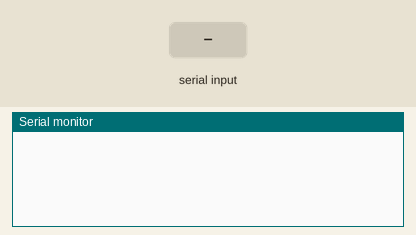
Recording of a sketch running on a simulated Arduino Uno, built with avr-gcc and run on an emulated ATmega328P. Parts: the last lines printed to the serial monitor. The inputs (shaded band) are chosen by the test bench. The modem accepts every AT command (registered, SIM ready, sends succeed) and sends nothing else.

Above: at 4.3 s.
4.4 s: "AT+\n" received over the second serial link
6.1 s: "+HTTPREAD:\n" received over the second serial link
At 9.2 s:
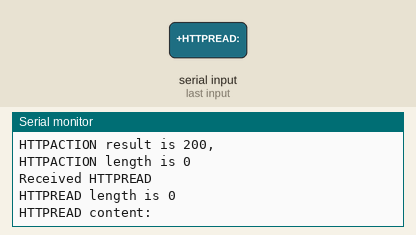
9.4 s: "AT+SAPBR=3,1\n" received over the second serial link
At 12.0 s:
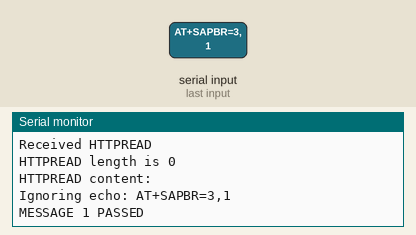
12.7 s: "+HTTPACTION:\n" received over the second serial link
15.1 s: "AT+HTTPINIT\n" received over the second serial link
At 17.4 s:
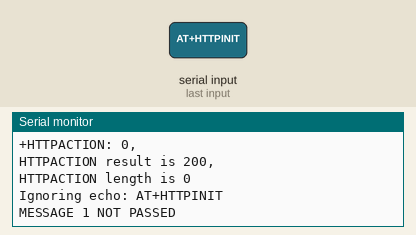
17.8 s: "AT+HTTPPARA\n" received over the second serial link
At 20.2 s:
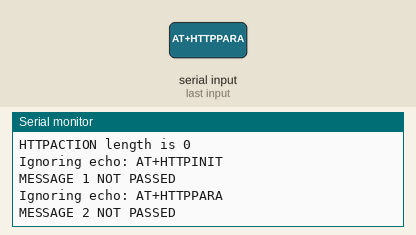

Measured:
- after the input at 6.1 s, the serial monitor: prints a new line after 2.3 s (image 1)
- after the input at 9.4 s, the serial monitor: prints a new line after 2.1 s (image 2)
- after the input at 15.1 s, the serial monitor: prints a new line after 1.2 s (image 3)
- after the input at 17.8 s, the serial monitor: prints a new line after 1.5 s (image 4)

The sketch:

GPRS_SENDING.ino
```cpp
int counterMultiplier = 0;

#include <SoftwareSerial.h>

SoftwareSerial gsmSerial(2, 3); // RX, TX

bool printStatus = false;
bool readData = true;
bool dataCapture = true;
String dataRX;

char buffer[80];
byte pos = 0;
int contentLength = 0;
int updateInterval = 10000;

String msg1, msg2, msg3, msg4;
int msgCount = 1;
int passCount = 0;
int sendCountTh = 3;
unsigned long currentMillis2;
unsigned long previousMillis2;
String timeBuffer = "0";

enum _parseState {
  PS_DETECT_MSG_TYPE,

  PS_IGNORING_COMMAND_ECHO,

  PS_HTTPACTION_TYPE,
  PS_HTTPACTION_RESULT,
  PS_HTTPACTION_LENGTH,

  PS_HTTPREAD_LENGTH,
  PS_HTTPREAD_CONTENT
};

byte parseState = PS_DETECT_MSG_TYPE;


void resetBuffer() {
  memset(buffer, 0, sizeof(buffer));
  pos = 0;
}

void parseATText(byte b) {

 //GSM.begin(9600);

  buffer[pos++] = b;

  if ( pos >= sizeof(buffer) )
    resetBuffer(); // just to be safe


  /* // Detailed debugging
   Serial.println();
   Serial.print("state = ");
   Serial.println(state);
   Serial.print("b = ");
   Serial.println(b);
   Serial.print("pos = ");
   Serial.println(pos);
   Serial.print("buffer = ");
   Serial.println(buffer); */

  switch (parseState) {
  case PS_DETECT_MSG_TYPE:
    {

      if ( b == '\n' )
        resetBuffer();
      else {
        if ( pos == 3 && strcmp(buffer, "AT+") == 0 ) {
          parseState = PS_IGNORING_COMMAND_ECHO;
        }
        else if ( b == ':' ) {
          //Serial.print("Checking message type: ");
          //Serial.println(buffer);

          if ( strcmp(buffer, "+HTTPACTION:") == 0 ) {
            Serial.println("Received HTTPACTION");
            parseState = PS_HTTPACTION_TYPE;
          }
          else if ( strcmp(buffer, "+HTTPREAD:") == 0 ) {
            Serial.println("Received HTTPREAD");
            parseState = PS_HTTPREAD_LENGTH;
          }
          resetBuffer();
        }
      }
    }
    break;

  case PS_IGNORING_COMMAND_ECHO:
    {

      if ( b == '\n' ) {

        Serial.print("Ignoring echo: ");
        Serial.println(buffer);
        if(msgCount == 1){
          msg1 = String(buffer);
          //Serial.print("MSG1: ");
          //Serial.println(msg1);
          String parsedMsg_1 = msg1.substring(0, 12);
          //Serial.print("PARSED MSG1: ");
          //Serial.println(parsedMsg_1);
          if(parsedMsg_1.equals("AT+SAPBR=3,1")){
            Serial.println("MESSAGE 1 PASSED");
            passCount = passCount + 1;
          }
          else {
            Serial.println("MESSAGE 1 NOT PASSED");
          }
        }
        else if(msgCount == 2){
          msg2 = String(buffer);
          //Serial.print("MSG2: ");
          //Serial.println(msg2);
          String parsedMsg_2 = msg2.substring(0, 12);
          //Serial.print("PARSED MSG2: ");
          //Serial.println(parsedMsg_2);
          if(parsedMsg_2.equals("AT+SAPBR=1,1")){
            Serial.println("MESSAGE 2 PASSED");
            passCount = passCount + 1;
          }
          else {
            Serial.println("MESSAGE 2 NOT PASSED");
          }

        }
        else if(msgCount == 3){
          msg3 = String(buffer);
         // Serial.print("MSG3: ");
          //Serial.println(msg3);
          String parsedMsg_3 = msg3.substring(0, 11);
          //Serial.print("PARSED MSG3: ");
          //Serial.println(parsedMsg_3);
          if(parsedMsg_3.equals("AT+HTTPINIT")){
            Serial.println("MESSAGE 3 PASSED");
            passCount = passCount + 1;
          }
          else {
            Serial.println("MESSAGE 3 NOT PASSED");
          }
        }
        else if(msgCount == 4){
          msg4 = String(buffer);
          //Serial.print("MSG4: ");
          //Serial.println(msg4);

          String parsedMsg_4 = msg4.substring(0, 11);
          //Serial.print("PARSED MSG4: ");
          //Serial.println(parsedMsg_4);

          if(parsedMsg_4.equals("AT+HTTPPARA")){
            Serial.println("MESSAGE 4 PASSED");
            passCount = passCount + 1;
          }
          else {
            Serial.println("MESSAGE 4 NOT PASSED");
          }

        }

        parseState = PS_DETECT_MSG_TYPE;
        resetBuffer();
        msgCount++;
      }
    }
    break;

  case PS_HTTPACTION_TYPE:
    {
      if ( b == ',' ) {
        Serial.print("HTTPACTION type is ");
        Serial.println(buffer);
        parseState = PS_HTTPACTION_RESULT;
        resetBuffer();
      }
    }
    break;

  case PS_HTTPACTION_RESULT:
    {
      if ( b == ',' ) {
        Serial.print("HTTPACTION result is ");
        Serial.println(buffer);
        parseState = PS_HTTPACTION_LENGTH;
        resetBuffer();
      }
    }
    break;

  case PS_HTTPACTION_LENGTH:
    {
      if ( b == '\n' ) {
        Serial.print("HTTPACTION length is ");
        Serial.println(buffer);

        // now request content
        gsmSerial.print("AT+HTTPREAD=0,");
        gsmSerial.println(buffer);

        parseState = PS_DETECT_MSG_TYPE;
        resetBuffer();
      }
    }
    break;

  case PS_HTTPREAD_LENGTH:
    {
      if ( b == '\n' ) {
        contentLength = atoi(buffer);
        Serial.print("HTTPREAD length is ");
        Serial.println(contentLength);

        Serial.print("HTTPREAD content: ");

        parseState = PS_HTTPREAD_CONTENT;

        resetBuffer();


      }


    }
    break;

  case PS_HTTPREAD_CONTENT:
    {
      // for this demo I'm just showing the content bytes in the serial monitor
      Serial.write(b);

      dataRX =  String(buffer);
      Serial.println(dataRX);

  int len = dataRX.length();

  if(len >= 25){
      printStatus = true;
      readData = true;
  }

      contentLength--;

      if ( contentLength <= 0 ) {
       dataCapture = false;
       printStatus = true;
        // all content bytes have now been read

        parseState = PS_DETECT_MSG_TYPE;
        resetBuffer();
      }
    }
    break;
  }
}


void sendGSM(String msg, int waitMs = 500) {
  gsmSerial.println(msg);
  delay(waitMs);

  while(gsmSerial.available()) {
    parseATText(gsmSerial.read());
  }
}
void softwareReset( unsigned long delayMillis) {
  uint32_t resetTime = millis() + delayMillis;
  while ( resetTime > millis()) {
    /* wait and do nothing until the required delay expires... */
  }
  // jump to the start of the program
  asm volatile ( "jmp 0");
}


void setup()
{

     Serial.begin(9600);
      gsmSerial.begin(9600);

      sendGSM("AT+SAPBR=3,1,\"APN\",\"vodafone\"");
      sendGSM("AT+SAPBR=1,1",3000);
      sendGSM("AT+HTTPINIT");
      sendGSM("AT+HTTPPARA=\"CID\",1");

      String url = "http://publicx.x10host.com/bikeTracker/fetchgps.php?ID=1&lat=20&long=120";

      Serial.print("SENDING DATA TO: ");
      Serial.println(url);
      sendGSM(url);
      sendGSM("AT+HTTPACTION=0");

      delay(2000);

     if(passCount < 4){          //included pass parameter to GSM init commands
                                 //Total number of pass parameter is 4
       softwareReset(100);       //if NOT ALL 4 PARAMS Passed, need to software reset.
       Serial.println("RETRY");
     }

      Serial.println("SUCCESS!");

}


void sendDataToWeb(float latVal, float longVal){


      // String url = "AT+HTTPPARA=\"URL\",\"http://test.fpmms.com.ph/d.php?d=" + tractorID  +  _status + _activity + _seconds + s_antiCache_current + "\"";
       String url = "http://publicx.x10host.com/bikeTracker/fetchgps.php?ID=1&lat=20&long=120";

       Serial.print("SENDING DATA TO: ");
       Serial.println(url);
       sendGSM(url);
       sendGSM("AT+HTTPACTION=0");

}

int sendCount = 0;

void loop()
{

  currentMillis2 = millis();
  if (currentMillis2 - previousMillis2 >= updateInterval) {   //updateStatus every x = sendingInterval ms
      previousMillis2 = currentMillis2;

      sendDataToWeb(10.0, 120.0);

     if(sendCount >= sendCountTh){
        //resetCode
        softwareReset(100);

     }


  }
  gsmSerial.listen();
  while(gsmSerial.available()) {
    parseATText(gsmSerial.read());
  }

}
```
